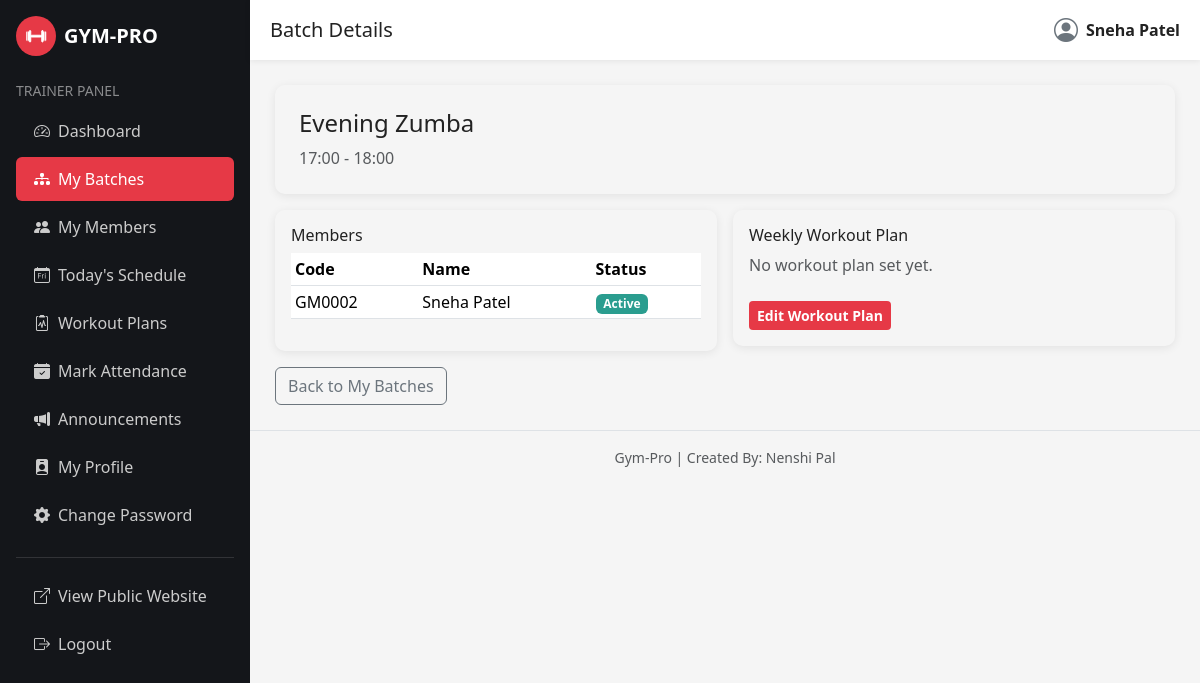
/trainer/batch/batch-details.php?id=4 (signed in), run on the app's committed database.
### tables this page shows
CREATE TABLE batches (
    batch_id INT AUTO_INCREMENT PRIMARY KEY,
    batch_name VARCHAR(100) NOT NULL,
    start_time TIME NOT NULL,
    end_time TIME NOT NULL,
    capacity INT NOT NULL DEFAULT 20,
    monthly_fee DECIMAL(10,2) NOT NULL DEFAULT 0,
    status ENUM('Active','Inactive') DEFAULT 'Active'
);

CREATE TABLE members (
    member_id INT AUTO_INCREMENT PRIMARY KEY,
    member_code VARCHAR(20) NOT NULL UNIQUE,
    photo VARCHAR(255) DEFAULT 'default-member.png',
    full_name VARCHAR(100) NOT NULL,
    gender ENUM('Male','Female','Other') DEFAULT 'Male',
    dob DATE,
    phone VARCHAR(20) NOT NULL UNIQUE,
    email VARCHAR(100) NOT NULL UNIQUE,
    address VARCHAR(255),
    emergency_contact VARCHAR(20),
    duration_months INT NOT NULL DEFAULT 1,
    membership_start_date DATE NOT NULL,
    membership_expiry_date DATE NOT NULL,
    username VARCHAR(50) NOT NULL UNIQUE,
    password VARCHAR(255) NOT NULL,
    status ENUM('Active','Expired','Inactive','Pending Payment') DEFAULT 'Active',
    created_by VARCHAR(50),
    created_method ENUM('Request','Admin') DEFAULT 'Admin',
    created_at DATETIME DEFAULT CURRENT_TIMESTAMP
);

### trainer/batch/batch-details.php (the view, shortened to what this page needs)
<?php
require_once "../../includes/config.php";
$trainer_id = $_SESSION['trainer_id'];
$batch_id = (int)((isset($_GET['id']) ? $_GET['id'] : 0));
$own = mysqli_prepare($conn, "SELECT b.* FROM batch_trainers bt JOIN batches b ON bt.batch_id=b.batch_id WHERE bt.trainer_id=? AND bt.batch_id=?");
mysqli_stmt_bind_param($own, "ii", $trainer_id, $batch_id);
mysqli_stmt_execute($own);
$batch = mysqli_fetch_assoc(mysqli_stmt_get_result($own));
$mem_stmt = mysqli_prepare($conn, "SELECT m.member_code, m.full_name, m.status FROM member_batches mb JOIN members m ON mb.member_id=m.member_id WHERE mb.batch_id=?");
mysqli_stmt_bind_param($mem_stmt, "i", $batch_id);
mysqli_stmt_execute($mem_stmt);
$members = mysqli_stmt_get_result($mem_stmt);
$wk_stmt = mysqli_prepare($conn, "SELECT * FROM workout_plans WHERE batch_id=? ORDER BY FIELD(day_name,'Monday','Tuesday','Wednesday','Thursday','Friday','Saturday','Sunday')");
mysqli_stmt_bind_param($wk_stmt, "i", $batch_id);
mysqli_stmt_execute($wk_stmt);
$workouts = mysqli_stmt_get_result($wk_stmt);
include "../includes/header.php";
include "../includes/sidebar.php";
include "../includes/topbar.php";
?>
<div class="gym-card p-4 mb-3">
    <h4><?php echo htmlspecialchars($batch['batch_name']); ?></h4>
    <p class="text-muted mb-0"><?php echo substr($batch['start_time'],0,5) . " - " . substr($batch['end_time'],0,5); ?></p>
</div>
<div class="row g-3">
    <div class="col-md-6">
        <div class="gym-card p-3">
            <h6>Members</h6>
            <div class="table-responsive">
            <table class="table table-sm">
                <thead><tr><th>Code</th><th>Name</th><th>Status</th></tr></thead>
                <tbody>
                <?php $found=false; while ($m = mysqli_fetch_assoc($members)): $found=true; ?>
                    <tr>
                        <td><?php echo htmlspecialchars($m['member_code']); ?></td>
                        <td><?php echo htmlspecialchars($m['full_name']); ?></td>
                        <td><span class="badge <?php echo $m['status']=='Active'?'badge-active':($m['status']=='Expired'?'badge-expired':($m['status']=='Pending Payment'?'badge-pending':'badge-inactive')); ?>"><?php echo htmlspecialchars($m['status']); ?></span></td>
                    </tr>
                <?php endwhile; if(!$found): ?><tr><td colspan="3" class="text-muted">No members yet.</td></tr><?php endif; ?>
                </tbody>
            </table>
            </div>
        </div>
    </div>
    <div class="col-md-6">
        <div class="gym-card p-3">
            <h6>Weekly Workout Plan</h6>
            <?php $found=false; while ($w = mysqli_fetch_assoc($workouts)): $found=true; ?>
            <?php endwhile; if(!$found): ?><p class="text-muted">No workout plan set yet.</p><?php endif; ?>
            <a href="../workout-plan.php?batch_id=<?php echo $batch_id; ?>" class="btn btn-sm btn-gym-primary mt-2">Edit Workout Plan</a>
        </div>
    </div>
</div>
<a href="my-batches.php" class="btn btn-outline-secondary mt-3">Back to My Batches</a>
<?php include "../includes/footer.php"; ?>

### css/style.css (style rules this page uses)
:root { --gym-dark: #14161a; --gym-dark-2: #1e2128; --gym-red: #e63946; --gym-red-dark: #c1121f; --gym-light: #f5f5f5; --gym-gray: #6c757d; }
body { font-family: 'Segoe UI', Arial, sans-serif; background-color: var(--gym-light); color: #222; }
.btn-gym-primary { background: var(--gym-red); border: none; color: #fff; font-weight: 600; }
.gym-card { border: none; border-radius: 10px; box-shadow: 0 2px 10px rgba(0,0,0,0.08); transition: transform .2s ease; }

### css/animations.css (style rules this page uses)
body { animation: gp-page-fade 0.5s ease both; }
.gym-card, .stat-card, .auth-card, .batch-check, .gym-hero h1, .gym-hero p, .gym-hero .btn { opacity: 0; transform: translateY(24px); transition: opacity 0.6s ease, transform 0.6s ease; }
.gp-in-view { opacity: 1 !important; transform: translateY(0) !important; }
.gym-card { transition: transform 0.25s ease, box-shadow 0.25s ease, opacity 0.6s ease; }
.btn { transition: transform 0.15s ease, box-shadow 0.15s ease, background-color 0.15s ease; }

### admin/css/admin.css (style rules this page uses)
.table thead { background: #14161a; color: #fff; }
.badge-active { background:#2a9d8f; }

### data on the page
batches: batch_name "Evening Zumba", start_time "17:00", end_time "18:00"
members: member_code "GM0002", full_name "Sneha Patel", status "Active"

### other printed values
isset($page_title) ? $page_title : 'Trainer' "Batch Details"
